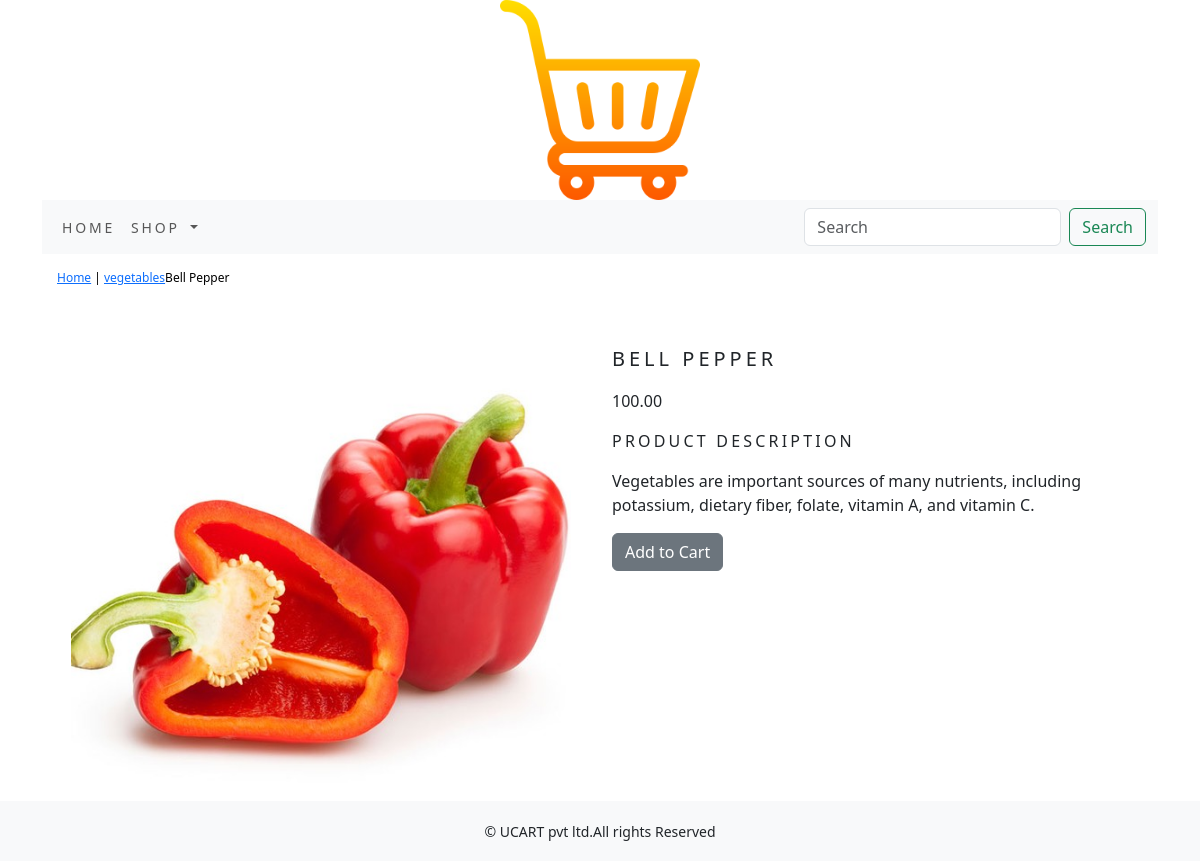
The app's page /shop/vegetables/bell-pepper/ with its own data.
### shop/models.py (models this page shows, shortened)
class Product(models.Model):
    name=models.CharField(max_length=250,unique=True)
    slug=models.SlugField(max_length=250,unique=True)
    description=models.TextField(blank=True)
    price=models.DecimalField(max_digits=10,decimal_places=2)
    category=models.ForeignKey(Category,on_delete=models.CASCADE)
    image=models.ImageField(upload_to='product',blank=True)
    stock=models.IntegerField()
    available=models.BooleanField(default=True)
    created=models.DateTimeField(auto_now_add=True)
    updated=models.DateTimeField(auto_now=True)
    class Meta:
        ordering=('name',)
        verbose_name='product'
        verbose_name_plural='products'

class Category(models.Model):
    name=models.CharField(max_length=250,unique=True)
    slug=models.SlugField(max_length=250,unique=True)
    description=models.TextField(blank=True)
    image=models.ImageField(upload_to='category',blank=True)
    class Meta:
        ordering=('name',)
        verbose_name='category'
        verbose_name_plural='categories'
    def get_url(self):
        return reverse('shop:product-by-category',args=[self.slug])
    def __str__(self):
        return '{}'.format(self.name)

### shop/views.py (the view)
# urls.py: path('<slug:c_slug>/<slug:product_slug>/', views.proDetail, name='prodCatDetail')
def proDetail(request,c_slug,product_slug):
    try:
        product=Product.objects.get(category__slug=c_slug,slug=product_slug)
    except Exception as e:
        raise e
    return render(request,'product.html',{'product':product})

### cart/context_processors.py (called while the page is built)
def counter(request):
    item_count=0
    if 'admin' in request.path:
        return {}
    else:
        try:
            cart=Cart.objects.filter(cart_id=_cart_id(request))
            cart_items=CartItem.objects.all().filter(cart=cart[:1])
            for cart_item in cart_items:
                item_count += cart_item.quantity
        except Cart.DoesNotExist:
            item_count=0
    return dict(item_count=item_count)

### cart/views.py (called while the page is built)
def _cart_id(request):
    cart=request.session.session_key
    if not cart:
        cart=request.session.create()
    return cart

### shop/context_processors.py (called while the page is built)
def menu_links(request):
    links=Category.objects.all()
    return dict(links=links)

### templates/product.html (shortened to what this page needs)
{% extends 'base.html' %}
{% load static %}
{% block content %}
<div class="row my_product_row_class">
    <div class="mx-auto">
        <p><a href="{% url 'shop:allProductCat' %}">Home</a> | <a href="{{product.category.get_url}}">{{product.category}}</a>{{product.name}}</p>
    </div>
</div>
<div class="container">
<br>
<div class="row">
    <div class="col-12 col-sm-12 col-md-12 col-lg-6 text-center">
        <div style="min-width:18rem">
            <img src="{{product.image.url}}" alt="{{product.name}}" width="500px">
        </div>
    </div>
    <div class="col-12 col-sm-12 col-md-12 col-lg-6">
        <div>
        <h1 class="my_product_title">{{product.name}}</h1>
        <p>{{product.price}}</p>
        <p class="my_title">Product Description</p>
        <p class="text-justify my_product_text">{{product.description}}</p>
        {% if product.stock <= 0 %}
            <p class="text-justify my_product_text"><b>Out of Stock</b></p>
        {% else %}
            <a class="btn btn-secondary" href="{% url 'cart:add_cart' product.id %}">Add to Cart</a>
        {% endif %}
    </div>
</div>
    </div>
</div>
{% endblock %}

### static/css/custom.css (style rules this page uses)
.my_title { font-size : 16px; text-transform : uppercase; letter-spacing : .2em; }
.my_product_row_class { padding : 15px; padding-bottom : 20px; }
.my_product_row_class .mx-auto { color : #000; font-size : 12px; text-decoration : none; }
.my_product_title { font-size : 20px; text-transform : uppercase; letter-spacing : .2em; padding-bottom : 10px; }
.my_product_text { padding-right : 20px; }

### records on screen
Product: category "vegetables", name "Bell Pepper", image (picture), name "BELL PEPPER", price "100.00", description "Vegetables are important sources of many nutrients, including potassium, dietary fiber, folate, vitamin A, and vitamin C."
